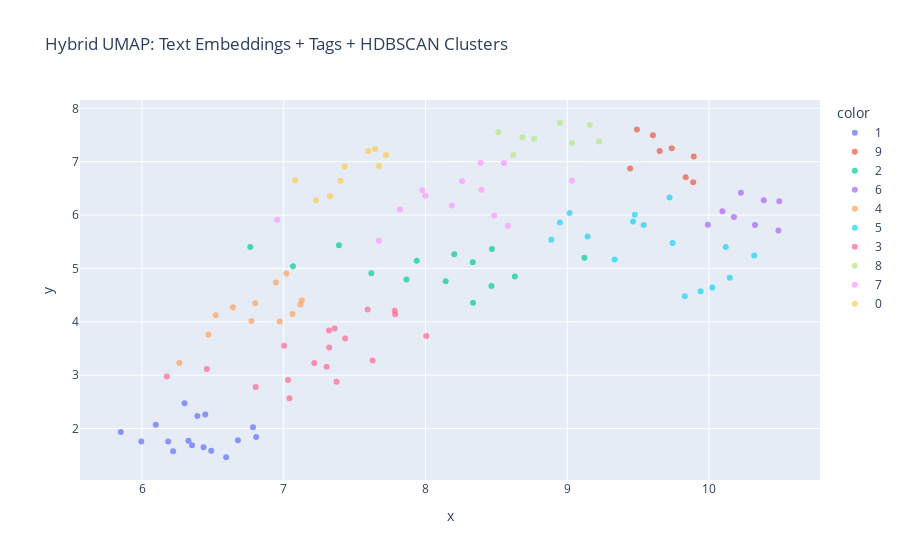

The notebook cell saved with this chart:
### Code cell
utils.plot_clusters(clause_tags, forced_labels, hybrid_2d)

### Figure 1 — Plotly figure (JSON) as saved in the notebook; plotly's stock layout.template omitted (floating-point values rounded to 4 significant figures)
{"data": [{"customdata": [["A Beginner’s Guide and Checklist for Accessing Sustainability-Linked Loans (SLLs)", "Finance", ["Finance", "Net Zero"]], ["Allocating Scope 1, 2 and 3 Emissions for Leased Assets", "Lease", ["Lease", "Reporting", "Net Zero"]], ["Climate Recitals", "Contracts", ["Contracts", "Net Zero"]], ["Climate-Resilient Landscape Design Contracts", "Construction", ["Construction", "Land Use", "Biodiversity"]], ["Commercial Lease: Repairs and Alterations (circular economy)", "Lease", ["Lease", "Net Zero", "Contracts"]], ["Debt Finance Clauses (and LMA Facility Amendments) Promoting Sustainable Water Usage", "Finance", ["Finance", "Net Zero"]], ["Environmental Targets for a Limited Partnership Agreement", "Finance", ["Finance", "ESG", "Net Zero"]], ["Facility Agreement Clauses Promoting Sustainability-Linked Loans within the Cement Industry", "Finance", ["Finance", "Construction", "Net Zero"]], ["Film Production: Carbon Footprint Disclosure", "Reporting", ["Reporting", "Contracts", "Net Zero"]], ["Gain-Share Incentive for Reducing GHG Emissions", "Incentives", ["Incentives", "Net Zero", "Contracts"]], ["Green Loan “Starter Pack”", "Finance", ["Finance", "Net Zero"]], ["Late Payment – Green Interest Remedies", "Finance", ["Finance", "Net Zero", "Incentives"]], ["Lease: Renewable Energy Obligations", "Lease", ["Lease", "Net Zero", "Renewables"]], ["SME’s Net Zero Objectives", "SME", ["SME", "Contracts", "Net Zero"]], ["Subcontractor/ Supplier Self-Assessment Climate Questionnaire (Construction)", "Construction", ["Construction", "Supply Chain", "ESG"]], ["Supply Chain Emissions Scorecard", "Supply Chain", ["Supply Chain", "Reporting", "Risk"]]], "hovertemplate": "color=1<br>x=%{x}<br>y=%{y}<br>Clause=%{customdata[0]}<br>PrimaryTag=%{customdata[1]}<br>Tags=%{customdata[2]}<extra></extra>", "legendgroup": "1", "marker": {"color": "#636efa", "opacity": 0.7, "size": 6, "symbol": "circle"}, "mode": "markers", "name": "1", "orientation": "v", "showlegend": true, "type": "scatter", "x": [6.434, 6.488, 6.097, 6.184, 6.3, 6.593, 6.219, 6.805, 6.327, 6.446, 6.676, 6.352, 6.783, 6.39, 5.85, 5.995], "xaxis": "x", "y": [1.65, 1.585, 2.07, 1.756, 2.474, 1.462, 1.573, 1.844, 1.769, 2.264, 1.779, 1.685, 2.025, 2.233, 1.933, 1.758], "yaxis": "y"}, {"customdata": [["Auditing Water Usage in Supply Chains", "Supply Chain", ["Supply Chain", "Net Zero", "Reporting"]], ["Climate Contract Risk Sharing (ex Force Majeure)", "Contracts", ["Contracts", "Net Zero", "Dispute Resolution"]], ["Climate Purchase Agreement and Underwriting Sponsor Warranties", "Finance", ["Finance", "Governance", "Net Zero", "Contracts"]], ["Climate-Linked Product Surveillance", "Supply Chain", ["Supply Chain", "Net Zero", "Contracts"]], ["Green Service Charge Provisions for Commercial Leases", "Lease", ["Lease", "Net Zero", "Governance"]], ["Reducing Supply Chain Food Waste", "Supply Chain", ["Supply Chain", "Food", "ESG"]], ["Sustainability Clauses in Supply Chain Contracts", "Supply Chain", ["Supply Chain", "ESG", "Contracts"]], ["Transparent Sourcing of Greener, Fairer Renewable Energy", "Renewable Energy", ["Renewable Energy", "Supply Chain", "ESG"]]], "hovertemplate": "color=9<br>x=%{x}<br>y=%{y}<br>Clause=%{customdata[0]}<br>PrimaryTag=%{customdata[1]}<br>Tags=%{customdata[2]}<extra></extra>", "legendgroup": "9", "marker": {"color": "#EF553B", "opacity": 0.7, "size": 6, "symbol": "circle"}, "mode": "markers", "name": "9", "orientation": "v", "showlegend": true, "type": "scatter", "x": [9.888, 9.444, 9.491, 9.652, 9.604, 9.737, 9.892, 9.836], "xaxis": "x", "y": [6.615, 6.874, 7.601, 7.201, 7.494, 7.253, 7.096, 6.71], "yaxis": "y"}, {"customdata": [["Avoiding Excessive Paperwork in Dispute Resolution", "Dispute Resolution", ["Dispute Resolution", "Net Zero"]], ["Carbon Contract Clauses for Environmental Performance, and Associated Incentives and Remedies", "Supply Chain", ["Supply Chain", "Contracts", "Net Zero", "Incentives"]], ["Climate Checklist for Prospectuses and Other Public Offering Documents", "Reporting", ["Reporting", "Net Zero", "Finance"]], ["Climate Lobbying and Responsible Investments: Policy Requirements", "Governance", ["Governance", "Net Zero", "Finance"]], ["Commercial Lease: Alterations (improve environmental performance)", "Lease", ["Lease", "Net Zero", "Contracts"]], ["Conservation Covenant for Soil Preservation and Enhancement", "Land Use", ["Land Use", "Biodiversity", "Net Zero"]], ["Green Assured Shorthold Tenancy (AST) Clauses", "Lease", ["Lease", "Net Zero", "Renewables", "Incentives"]], ["Green Investment Obligations", "Finance", ["Finance", "Governance", "Net Zero"]], ["Green Residential Lease Clauses", "Lease", ["Lease", "Net Zero"]], ["Heads of Terms for Landowner Collaboration on Environmental Schemes", "Land Use", ["Land Use", "Finance", "Net Zero", "Incentives"]], ["Land: Sustainable Soil Management", "Land Use", ["Land Use", "ESG"]], ["Landlord and Tenant Obligations to Create Additionality in Renewable Electricity Generation", "Lease", ["Lease", "Renewables", "Net Zero"]], ["Net Zero Land Promotion Agreement", "Land Use", ["Land Use", "Net Zero", "Planning"]], ["Supply Chain Sustainable Land Use Clause and Questionnaire", "Supply Chain", ["Supply Chain", "Land Use", "ESG"]]], "hovertemplate": "color=2<br>x=%{x}<br>y=%{y}<br>Clause=%{customdata[0]}<br>PrimaryTag=%{customdata[1]}<br>Tags=%{customdata[2]}<extra></extra>", "legendgroup": "2", "marker": {"color": "#00cc96", "opacity": 0.7, "size": 6, "symbol": "circle"}, "mode": "markers", "name": "2", "orientation": "v", "showlegend": true, "type": "scatter", "x": [7.618, 9.121, 6.763, 7.389, 8.465, 8.333, 8.335, 7.065, 8.142, 8.203, 7.938, 8.63, 8.468, 7.866], "xaxis": "x", "y": [4.91, 5.199, 5.401, 5.434, 4.669, 5.114, 4.357, 5.039, 4.76, 5.264, 5.144, 4.848, 5.366, 4.791], "yaxis": "y"}, {"customdata": [["Benchmarking of Project Greenhouse Gas Emissions", "Construction", ["Construction", "Net Zero", "Supply Chain"]], ["Climate Aligned Construction Waste Management", "Construction", ["Construction", "Net Zero"]], ["Construction: Procuring Materials and Carbon Budgets", "Construction", ["Construction", "Net Zero", "Contracts"]], ["Green Acquisition Obligations", "M&A", ["M&A", "Net Zero", "Incentives"]], ["MMC and Net Zero Provisions for Construction or Development Agreements", "Construction", ["Construction", "Net Zero", "Contracts"]], ["Net Zero Aligned Construction Modifications", "Construction", ["Construction", "Net Zero"]], ["Securing Net Zero in Planning Development Projects", "Planning", ["Planning", "Net Zero", "Construction"]], ["Sustainable On Site Working Practices", "Construction", ["Construction", "Energy Efficiency"]]], "hovertemplate": "color=6<br>x=%{x}<br>y=%{y}<br>Clause=%{customdata[0]}<br>PrimaryTag=%{customdata[1]}<br>Tags=%{customdata[2]}<extra></extra>", "legendgroup": "6", "marker": {"color": "#ab63fa", "opacity": 0.7, "size": 6, "symbol": "circle"}, "mode": "markers", "name": "6", "orientation": "v", "showlegend": true, "type": "scatter", "x": [10.32, 10.09, 10.22, 10.49, 9.992, 10.18, 10.39, 10.5], "xaxis": "x", "y": [5.815, 6.072, 6.419, 5.709, 5.819, 5.965, 6.277, 6.26], "yaxis": "y"}, {"customdata": [["Board Minutes: Consideration of Climate Change Factors", "Governance", ["Governance", "Net Zero"]], ["Board Paper Implementing Net Zero for SMEs", "Governance", ["Governance", "Net Zero"]], ["Capital Markets ESG Due Diligence Questionnaire", "Finance", ["Finance", "Reporting", "ESG"]], ["Climate Change Clauses for Heads of Terms", "Contracts", ["Contracts", "Net Zero"]], ["Climate Due Diligence Questionnaire for M&A Transactions", "M&A", ["M&A", "Reporting", "Net Zero"]], ["CLLS Certificate of Title: Climate Change Disclosures", "Reporting", ["Reporting", "Real Estate", "Net Zero"]], ["Environmental Business Charter", "Governance", ["Governance", "Net Zero"]], ["ESG-Based Performance Conditions for Employee Incentive Awards", "Employment", ["Employment", "ESG", "Net Zero"]], ["JCT Energy Efficiency and Environmental Obligations", "Construction", ["Construction", "Net Zero", "Contracts"]], ["Report on Title – Climate Change Clauses", "Reporting", ["Reporting", "Real Estate", "Risk"]], ["Stakeholder Company Climate Questionnaire", "ESG", ["ESG", "Disclosure", "Governance"]], ["Template Board Paper for Significant Contracts/ Transactions", "Governance", ["Governance", "Risk", "Contracts"]]], "hovertemplate": "color=4<br>x=%{x}<br>y=%{y}<br>Clause=%{customdata[0]}<br>PrimaryTag=%{customdata[1]}<br>Tags=%{customdata[2]}<extra></extra>", "legendgroup": "4", "marker": {"color": "#FFA15A", "opacity": 0.7, "size": 6, "symbol": "circle"}, "mode": "markers", "name": "4", "orientation": "v", "showlegend": true, "type": "scatter", "x": [6.468, 6.264, 6.641, 7.062, 6.944, 7.117, 6.971, 6.798, 7.018, 7.128, 6.52, 6.772], "xaxis": "x", "y": [3.757, 3.229, 4.273, 4.147, 4.735, 4.324, 4.006, 4.347, 4.906, 4.398, 4.123, 4.013], "yaxis": "y"}, {"customdata": [["Carbon Footprint Reduction – Mutual Notification Right (Carbon Footprint Reduction Notice)", "Supply Chain", ["Supply Chain", "Contracts", "Net Zero"]], ["Coolerplate Clauses (Climate Aligned Boilerplate)", "Contracts", ["Contracts", "Net Zero"]], ["GHG Emissions Management Plans in Infrastructure and Construction Project Finance", "Finance", ["Finance", "Construction", "Net Zero"]], ["Green or Sustainability-Linked Lending Requirement", "Finance", ["Finance", "Net Zero", "ESG"]], ["Green Supplier Agreement Terms", "Supply Chain", ["Supply Chain", "Net Zero", "Contracts"]], ["Intellectual Property: Free Licence for Climate Purposes", "Contracts", ["Contracts", "ESG"]], ["Interest Ratchet Clause for Carbon Saving", "Finance", ["Finance", "Net Zero", "Incentives"]], ["Management Equity Ratchet Terms", "Finance", ["Finance", "ESG", "Incentives"]], ["Net Zero Completion Adjustment Clause", "M&A", ["M&A", "Finance", "Net Zero", "Incentives"]], ["Net Zero Convertible Loan Note", "Finance", ["Finance", "Net Zero", "ESG"]], ["Net Zero Obligations in FIDIC EPC Contracts", "Construction", ["Construction", "Net Zero", "Contracts"]], ["Net Zero Target Supply Chain Cascade Clauses", "Supply Chain", ["Supply Chain", "Net Zero", "Contracts"]], ["Sponsorship Agreement: Net Zero Outcome", "Contracts", ["Contracts", "Net Zero", "Marketing"]], ["Supplier Environmental Threshold Obligations", "Supply Chain", ["Supply Chain", "Emissions", "Contracts"]], ["Target Product Carbon Footprint (Schedule for Consumer Goods Contracts)", "Supply Chain", ["Supply Chain", "Scope 3", "Emissions"]], ["The Net Zero Standard for Suppliers", "Supply Chain", ["Supply Chain", "Emissions", "Reporting"]]], "hovertemplate": "color=5<br>x=%{x}<br>y=%{y}<br>Clause=%{customdata[0]}<br>PrimaryTag=%{customdata[1]}<br>Tags=%{customdata[2]}<extra></extra>", "legendgroup": "5", "marker": {"color": "#19d3f3", "opacity": 0.7, "size": 6, "symbol": "circle"}, "mode": "markers", "name": "5", "orientation": "v", "showlegend": true, "type": "scatter", "x": [9.476, 8.888, 10.12, 9.829, 9.539, 9.016, 10.15, 10.02, 9.94, 10.32, 9.743, 9.143, 8.948, 9.464, 9.334, 9.722], "xaxis": "x", "y": [6.006, 5.538, 5.404, 4.48, 5.815, 6.039, 4.825, 4.643, 4.574, 5.24, 5.477, 5.597, 5.858, 5.877, 5.169, 6.331], "yaxis": "y"}, {"customdata": [["Circular Economy Product Design Obligation", "Supply Chain", ["Supply Chain", "Net Zero", "Incentives"]], ["Climate Standard of Care (Construction)", "Construction", ["Construction", "Net Zero"]], ["Climate-Linked Contractual Discretions", "Contracts", ["Contracts", "Net Zero", "Incentives"]], ["Climate-Related Disclosure in Loans", "Finance", ["Finance", "Reporting", "Net Zero"]], ["Employer-Employee Environmental Obligations", "Employment", ["Employment", "Net Zero"]], ["Green Termination Provision (Short Form)", "Contracts", ["Contracts", "Net Zero", "Procurement"]], ["Green Transaction Execution Protocols", "Contracts", ["Contracts", "Net Zero"]], ["Greener and More Efficient HGVs in Road and Multimodal Transport Agreements", "Transport", ["Transport", "Net Zero", "Supply Chain"]], ["Parametric Insurance Incentives for the Protection of Coral Reefs", "Insurance", ["Insurance", "Biodiversity", "Adaptation"]], ["Promotion of Carbon Sinks and Ecological Restoration in Lettings of Rural Land", "Land Use", ["Land Use", "Biodiversity", "Carbon Removal"]], ["Promotion of Regenerative Farming Methods through Profit of Pasturage Agreements", "Land Use", ["Land Use", "Agriculture", "Biodiversity"]], ["Repair or Refurbishment in Insurance Claims", "Insurance", ["Insurance", "Circular Economy"]], ["Supply: Renewable Energy Requirements", "Supply Chain", ["Supply Chain", "Renewable Energy"]], ["Supply: Termination for Greener Supplier", "Supply Chain", ["Supply Chain", "Contracts", "Termination"]], ["Sustainability Enterprise Delivery Measures within Construction Works Task Orders", "Construction", ["Construction", "Metrics", "Resilience"]], ["Sustainability KPIs in Construction Works Task Orders", "Construction", ["Construction", "Metrics", "ESG"]], ["Sustainability-Linked Loans", "Finance", ["Finance", "Lending", "ESG"]], ["The ‘Green Supplier’ Contract – A Standardised Contractual Pricing Model", "Supply Chain", ["Supply Chain", "Emissions", "Incentives"]]], "hovertemplate": "color=3<br>x=%{x}<br>y=%{y}<br>Clause=%{customdata[0]}<br>PrimaryTag=%{customdata[1]}<br>Tags=%{customdata[2]}<extra></extra>", "legendgroup": "3", "marker": {"color": "#FF6692", "opacity": 0.7, "size": 6, "symbol": "circle"}, "mode": "markers", "name": "3", "orientation": "v", "showlegend": true, "type": "scatter", "x": [7.433, 7.321, 7.319, 6.175, 6.458, 7.592, 7.359, 7.302, 7.372, 7.786, 7.783, 7.627, 7.04, 8.006, 7.002, 6.802, 7.03, 7.215], "xaxis": "x", "y": [3.685, 3.52, 3.836, 2.973, 3.116, 4.231, 3.874, 3.156, 2.877, 4.142, 4.209, 3.272, 2.567, 3.732, 3.551, 2.779, 2.907, 3.226], "yaxis": "y"}, {"customdata": [["Climate Change Due Diligence Questionnaire for Suppliers", "Supply Chain", ["Supply Chain", "Reporting", "Net Zero"]], ["Employee Climate Engagement Provisions", "Employment", ["Employment", "Net Zero", "Governance"]], ["Low Carbon Arbitrations", "Dispute Resolution", ["Dispute Resolution", "Net Zero"]], ["Net Zero Culture Employment Handbook", "Employment", ["Employment", "Net Zero", "Governance"]], ["Net Zero Within Company Whistleblowing Policies", "Governance", ["Governance", "Net Zero", "Employment"]], ["Paris Aligned Company Articles", "Governance", ["Governance", "ESG", "Net Zero"]], ["SPA/ Investment Agreement: Disclosure of Climate Change Plans", "M&A", ["M&A", "Disclosure", "Net Zero"]], ["TV Production: Promotion of Sustainable Consumption and Travel", "Media", ["Media", "Consumption", "Transport"]]], "hovertemplate": "color=8<br>x=%{x}<br>y=%{y}<br>Clause=%{customdata[0]}<br>PrimaryTag=%{customdata[1]}<br>Tags=%{customdata[2]}<extra></extra>", "legendgroup": "8", "marker": {"color": "#B6E880", "opacity": 0.7, "size": 6, "symbol": "circle"}, "mode": "markers", "name": "8", "orientation": "v", "showlegend": true, "type": "scatter", "x": [9.034, 8.683, 9.159, 8.765, 8.948, 8.619, 8.514, 9.225], "xaxis": "x", "y": [7.349, 7.457, 7.688, 7.432, 7.729, 7.126, 7.55, 7.376], "yaxis": "y"}, {"customdata": [["Climate Policy Footprint", "Reporting", ["Reporting", "Governance", "Net Zero"]], ["Climate Purposed NDA Terms (Confidentiality Agreement)", "Contracts", ["Contracts", "Net Zero"]], ["Climate Standard Transaction Terms", "Finance", ["Finance", "Net Zero", "Contracts"]], ["Entire Business Net Zero Objectives", "Net Zero", ["Net Zero", "Governance"]], ["ESG-Linked Pricing Adjustment for Derivatives Transactions", "Finance", ["Finance", "ESG", "Net Zero"]], ["Green Company Articles", "Governance", ["Governance", "Net Zero"]], ["Green Litigation and Arbitration Protocols", "Dispute Resolution", ["Dispute Resolution", "Governance", "Net Zero"]], ["Green Shareholders’ Agreement (Short Form for SMEs)", "Governance", ["Governance", "SMEs", "Net Zero"]], ["Green Shareholders’ Agreement", "Governance", ["Governance", "Net Zero", "ESG"]], ["Indigenous/ Local Knowledge in Board Director Appointments", "Governance", ["Governance", "ESG"]], ["Open Source Data Sharing: Enabling Sustainable Mobility for Cities", "Transport", ["Transport", "Data", "ESG"]], ["Shareholder Resolutions Relating to a Company’s Climate Change Commitments", "Governance", ["Governance", "Net Zero", "Reporting"]], ["Sustainability Reporting Clause for the Constitution of a Private Limited Company", "Governance", ["Governance", "Reporting", "ESG"]]], "hovertemplate": "color=7<br>x=%{x}<br>y=%{y}<br>Clause=%{customdata[0]}<br>PrimaryTag=%{customdata[1]}<br>Tags=%{customdata[2]}<extra></extra>", "legendgroup": "7", "marker": {"color": "#FF97FF", "opacity": 0.7, "size": 6, "symbol": "circle"}, "mode": "markers", "name": "7", "orientation": "v", "showlegend": true, "type": "scatter", "x": [7.998, 8.581, 8.484, 8.186, 6.953, 8.389, 7.671, 7.977, 8.395, 8.554, 9.034, 7.819, 8.258], "xaxis": "x", "y": [6.362, 5.798, 5.991, 6.18, 5.914, 6.978, 5.52, 6.466, 6.476, 6.977, 6.644, 6.103, 6.633], "yaxis": "y"}, {"customdata": [["Climate-Related Knowledge Sharing Between Insurer and Insured", "Insurance", ["Insurance", "Net Zero", "Governance"]], ["Climate-Related Liability Cover (Commercial Insureds)", "Insurance", ["Insurance", "Net Zero", "Dispute Resolution"]], ["Condition to Liability Cover for Climate-Related Claims (Commercial Insureds)", "Insurance", ["Insurance", "Net Zero", "Governance"]], ["ESG Aligned Company Articles", "Governance", ["Governance", "ESG", "Net Zero"]], ["General Condition to Commercial Insurance Policies: Climate Change Risk Assessment", "Insurance", ["Insurance", "Net Zero", "Governance"]], ["Green Dispute Reporting in After the Event Insurance Policies", "Insurance", ["Insurance", "Dispute Resolution", "Governance"]], ["Incentives for Insured Parties to Disclose and Meet GHG Emissions Targets", "Insurance", ["Insurance", "Net Zero", "Incentives"]], ["Insurance Premium Adjustment for D&O Climate-related Financial Disclosures", "Insurance", ["Insurance", "Net Zero", "Reporting", "Governance"]], ["Insurance: Disclosure and Mitigation of Pending Climate Change Litigation", "Insurance", ["Insurance", "Dispute Resolution", "Governance"]]], "hovertemplate": "color=0<br>x=%{x}<br>y=%{y}<br>Clause=%{customdata[0]}<br>PrimaryTag=%{customdata[1]}<br>Tags=%{customdata[2]}<extra></extra>", "legendgroup": "0", "marker": {"color": "#FECB52", "opacity": 0.7, "size": 6, "symbol": "circle"}, "mode": "markers", "name": "0", "orientation": "v", "showlegend": true, "type": "scatter", "x": [7.429, 7.645, 7.08, 7.227, 7.4, 7.721, 7.326, 7.671, 7.597], "xaxis": "x", "y": [6.91, 7.238, 6.653, 6.277, 6.645, 7.123, 6.354, 6.921, 7.201], "yaxis": "y"}], "layout": {"legend": {"title": {"text": "color"}, "tracegroupgap": 0}, "title": {"text": "Hybrid UMAP: Text Embeddings + Tags + HDBSCAN Clusters"}, "xaxis": {"anchor": "y", "domain": [0, 1], "title": {"text": "x"}}, "yaxis": {"anchor": "x", "domain": [0, 1], "title": {"text": "y"}}}}
